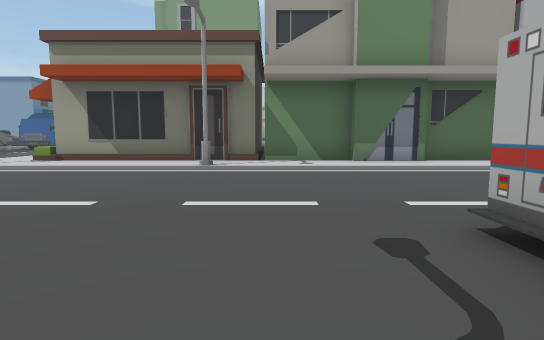
view 1 (above)

24 first-person views from a walk through a scene from a Unity 3-D project. The camera is 1.3 m above the floor, tilts 6° down and sees 80° across. The floor is counted in squares, 2 m on a side. Each view is taken from the middle of a square. On the plan, view 1 faces up. The plan holds only what a view shows up to about 10 squares ahead; the rest is blank. The place goes on beyond the plan. The player is left out. Some surface patterns are stand-ins.

view 2
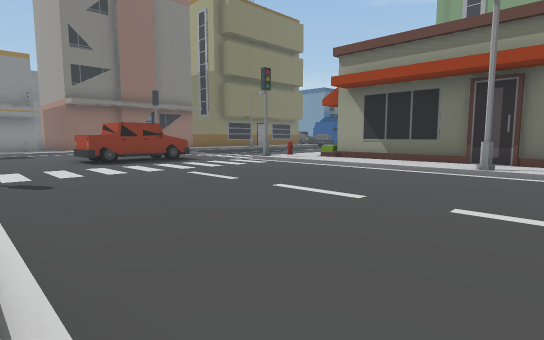

view 3
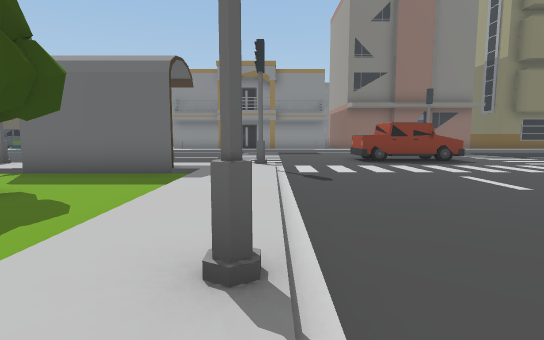

view 4
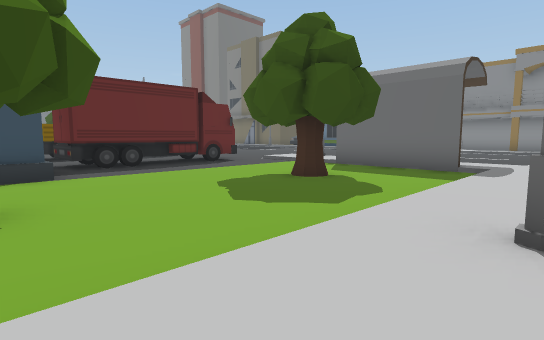

view 5
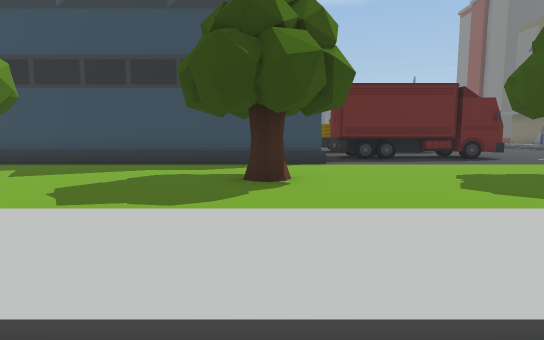

view 6
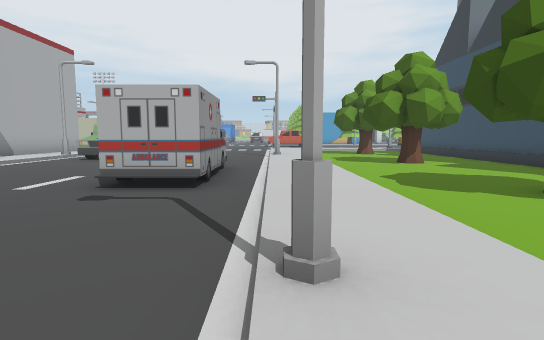

view 7
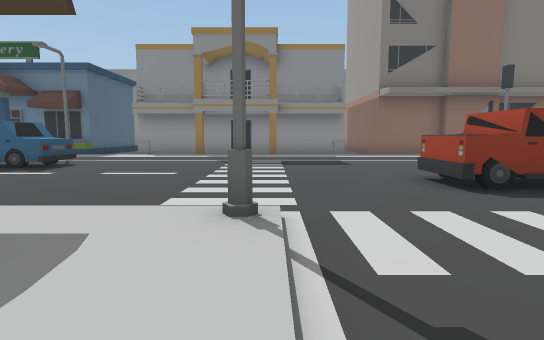

view 8
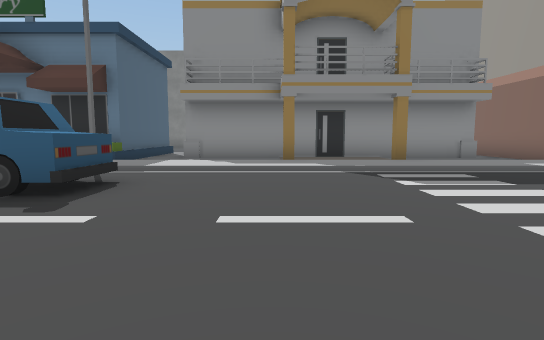

view 9
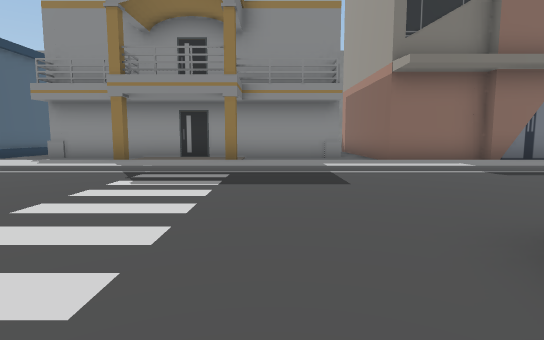

view 10
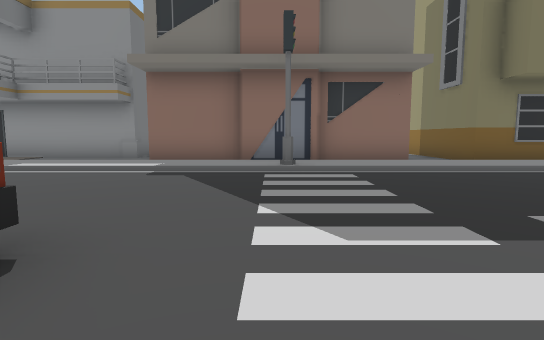

view 11
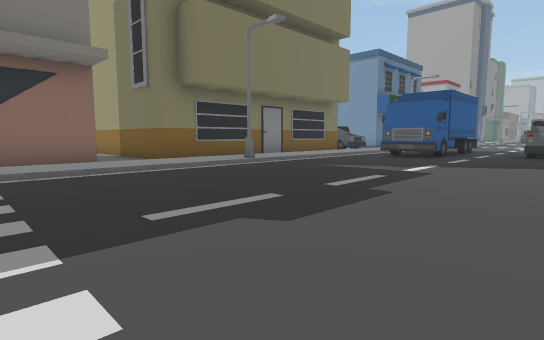

view 12
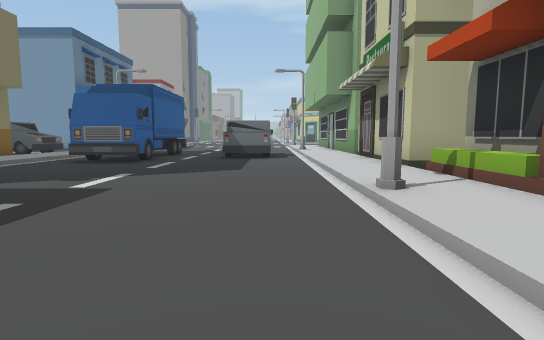

view 13
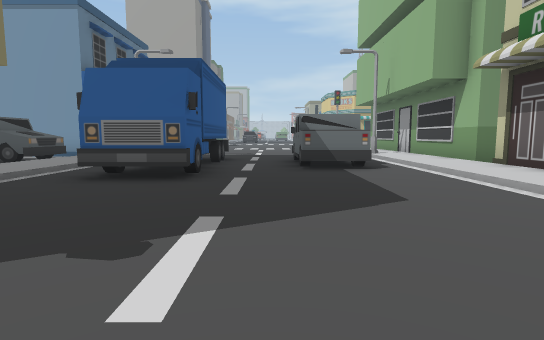

view 14
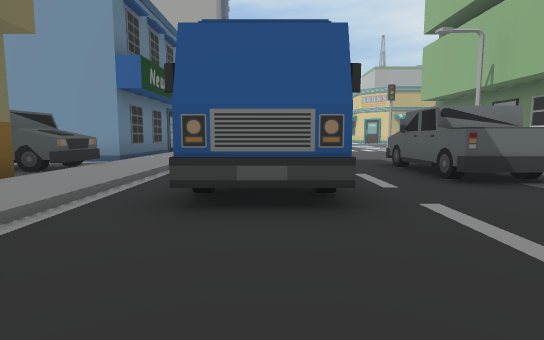

view 15
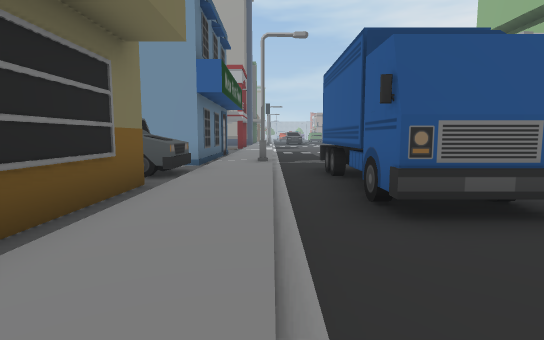

view 16
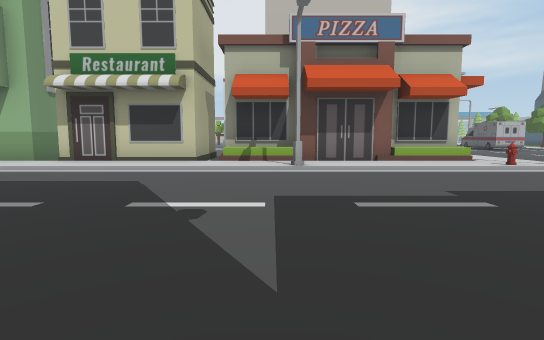

view 17
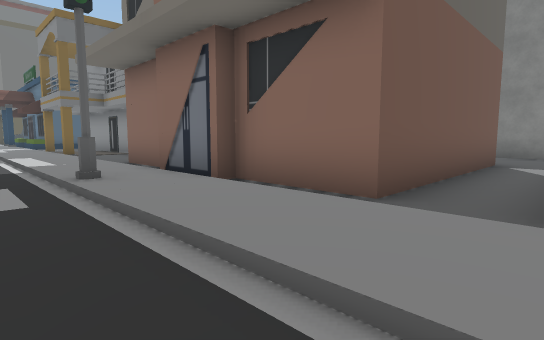

view 18
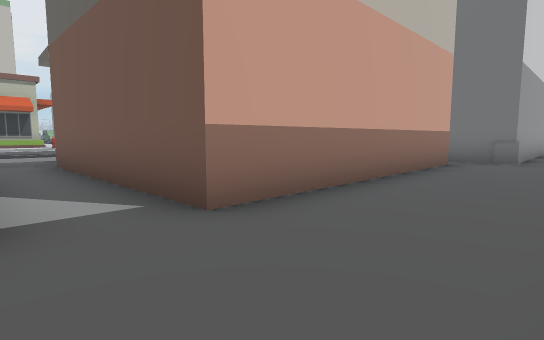

view 19
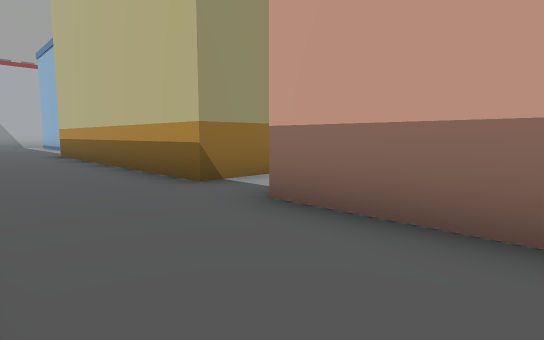

view 20
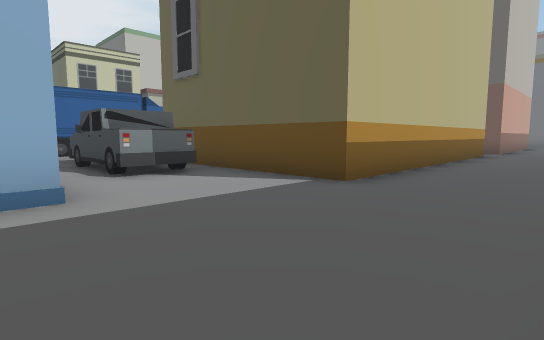

view 21
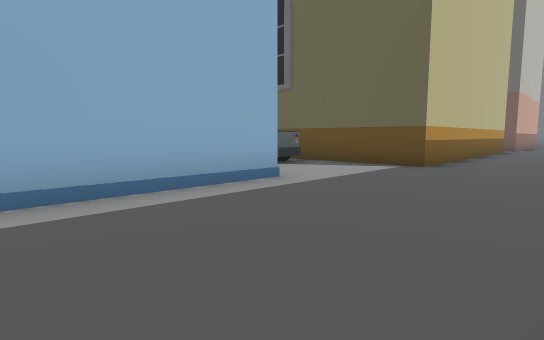

view 22
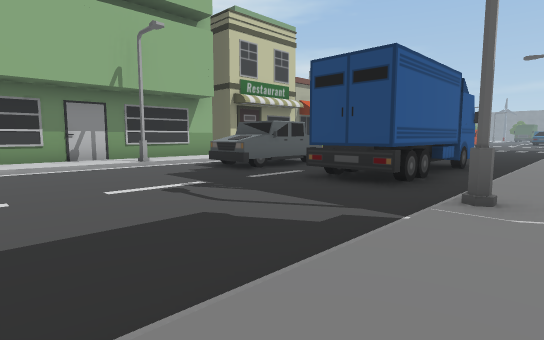

view 23
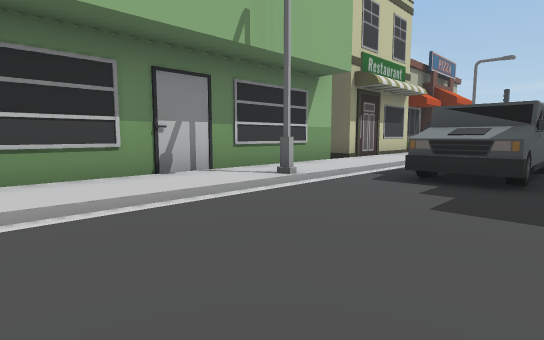

view 24
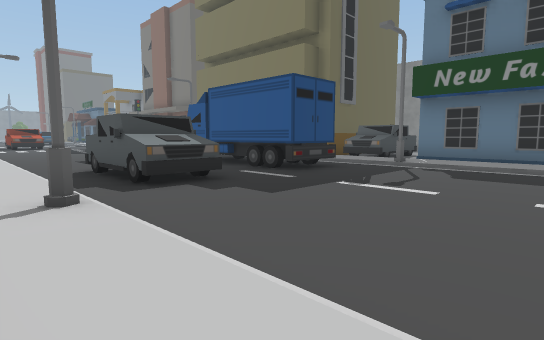

### Floor plan
Key: @ floor where view 1 was taken; # wall or solid block; . main floor; : floor 0.25 m higher than the main floor; / step, stairs or slope; B building; S streetlight; T truck; R tree; C car; H hydrant; O other object.
Columns run from 26 left of view 1 to 7 right of it. Each row starts with its distance up from view 1.
 27  ....B    :/....../:B
 26  ....B   B:/....../:B
 25  ....B   B:/....../:B
 24  ....BBBBB:/....../:B
 23  .........:S......S:B
 22  .....TTTT:/OOO.TT/:B
 21  .....TTTT:/OO..TT/:BB
 20  ...BBBBBB:/OO..TT/:
 19  ...B    B:/OO..../:B
 18   ..B    B:/OO..../:B
 17   ..B    B:/....../:B
 16   ..B    B:/....../:BB
 15   ..B    B:/....../:B
 14   ..B    B:/....../:B
 13  ...B    B:S......S:B
 12  ...BBBBBB:/....../:B
 11 #.........:/....../:B
 10 #...BBBBBB:/....../:B
  9  ...B    B:/......H:BBBBBBBBBBBBB
  8  ...B    B:/....../:::::::::::::::
  7  ...B    B:#...... //////S////////
  6   ..B    B:/.....................O
  5   ..B    B:/...TT................O
  4   ..B  BBB:/... T...............
  3   .##  #..:/...TT.............
  2   .#   #..:/................O  O
  1   .#   #..:/................OOO...
  0   .#   #.#:/......#//////S@///////
 -1    #   #. :/....../:::::::::::::::
 -2        #. :/....../:..............
 -3        #.#:/....../ O.............
 -4        #. :/......  O.R....R....R
 -5        #. :/.C..   :..............
 -6        .. :S.C.   S:..............
 -7        BBB          ......BBBBBBBB
 -8          B          .OOOOO

Where each view was taken, in squares from view 1:
view 1: 0 up, 0 right, facing up
view 2: 0 up, 0 right, facing up-left
view 3: 0 up, 0 right, facing left
view 4: 0 up, 1 right, facing down-left
view 5: 1 up, 1 right, facing down
view 6: 0 up, 3 left, facing right
view 7: 0 up, 5 left, facing left
view 8: 3 down, 9 left, facing left
view 9: 1 up, 9 left, facing left
view 10: 7 up, 9 left, facing left
view 11: 8 up, 9 left, facing up-left
view 12: 10 up, 9 left, facing up
view 13: 13 up, 11 left, facing up
view 14: 15 up, 13 left, facing up
view 15: 15 up, 15 left, facing up
view 16: 14 up, 15 left, facing right
view 17: 12 up, 14 left, facing down-left
view 18: 12 up, 25 left, facing down-right
view 19: 8 up, 25 left, facing up-right
view 20: 24 up, 25 left, facing down-right
view 21: 27 up, 25 left, facing down-right
view 22: 27 up, 16 left, facing down-right
view 23: 27 up, 11 left, facing down-right
view 24: 27 up, 7 left, facing down-left
